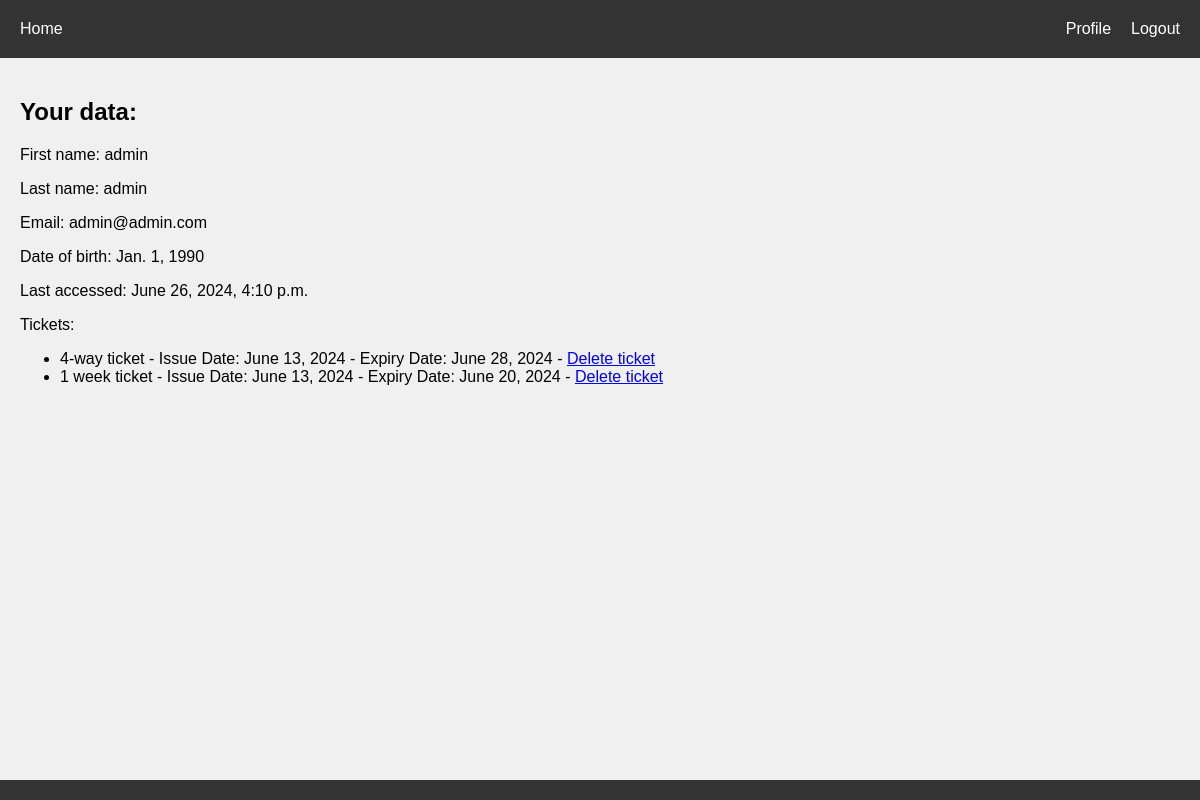
/users/data/ (signed in), run on an earlier commit of the app's database.
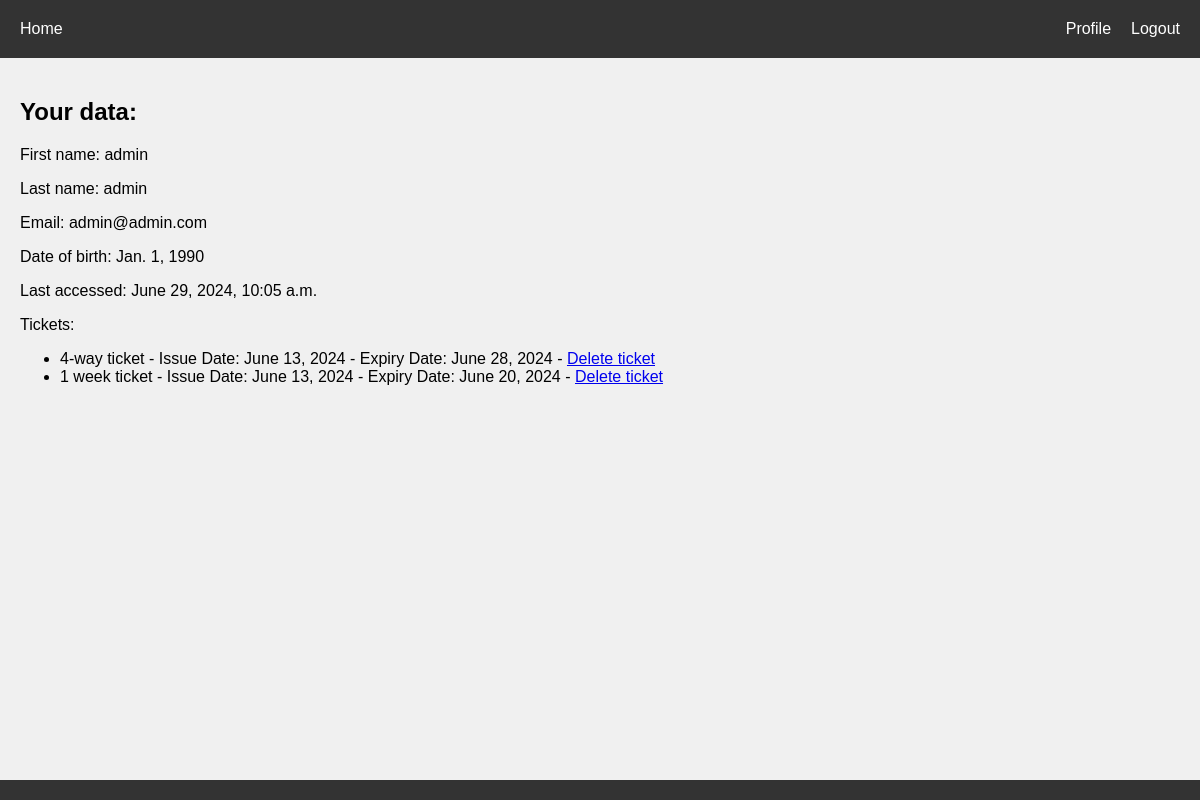
And on a later commit of the database.
### users/models.py (models this page shows, shortened)
class CustomUser(AbstractBaseUser):
    first_name = models.CharField(max_length=200)
    last_name = models.CharField(max_length=200)
    is_active = models.BooleanField(default=True)
    is_staff = models.BooleanField(default=False)
    is_superuser = models.BooleanField(default=False)
    email = models.EmailField(unique=True)
    date_of_birth = models.DateField()
    created = models.DateTimeField(auto_now_add=True)
    tickets = models.ManyToManyField(Tickets, through=UserTickets, blank=True)
    objects = CustomUserManager()
    USERNAME_FIELD = 'email'
    REQUIRED_FIELDS = ['first_name', 'last_name', 'date_of_birth']

### tickets/models.py (models this page shows, shortened)
class UserTickets(models.Model):
    user = models.ForeignKey('users.CustomUser', on_delete=models.CASCADE)
    ticket = models.ForeignKey(Tickets, on_delete=models.CASCADE)
    issue_date = models.DateField()
    expiry_date = models.DateField()

class Tickets(models.Model):
    name = models.CharField(max_length=24)
    text = models.TextField()
    created = models.DateTimeField(auto_now_add=True)
    duration = models.IntegerField(help_text="Duration in days", default=1)
    location = models.ForeignKey(Locations, on_delete=models.CASCADE, related_name='tickets', null=True, blank=True, default=1)

### users/views.py (the view)
# urls.py: path('data/', views.data, name='data')
@login_required
def data(request):
    user_tickets = request.user.usertickets_set.all()
    return render(request, 'users/data.html', {'user_tickets': user_tickets})

### users/templates/users/data.html
{% extends "base.html" %}
{% block content %}
    <h2>Your data:</h2>
    <p>First name: {{ user.first_name }} </p>
    <p>Last name: {{ user.last_name }} </p>
    <p>Email: {{ user.email }}</p>
    <p>Date of birth: {{ user.date_of_birth }}</p>
    <p>Last accessed: {{ user.last_login }}</p>
    <p>Tickets: </p>
    <ul>
        {% for user_ticket in user_tickets %}
            <li>{{ user_ticket.ticket.name }} - Issue Date: {{ user_ticket.issue_date }} - Expiry Date: {{ user_ticket.expiry_date }} - <a href="{% url 'tickets_delete' pk=user_ticket.id %}">Delete ticket</a>
        {% empty %}
            <li>No ticket available.</li>
        {% endfor %}
    </ul>
{% endblock %}

### templates/base.html (shortened to what this page needs)
<!DOCTYPE html>
<html>
<head>
    {% load static %}
    <link rel="stylesheet" href="{% static 'css/style.css' %}">
</head>
<body>
    <header>
        <nav>
            <ul class="nav-left">
                <li><a href="{% url 'home' %}">Home</a></li>
            </ul>
            <ul class="nav-right">
                {% if user.is_authenticated %}
                    <li><a href="{% url 'profile' %}">Profile</a></li>
                    <li>
                        <form method="post" action="{% url 'logout' %}" style="display: inline;">
                            <button type="submit" style="background: none; border: none; padding: 0; cursor: pointer; color: white; font-size: inherit;">Logout</button>
                        </form>
                    </li>
                {% else %}
                    <li><a href="{% url 'login' %}">Login</a></li>
                    <li><a href="{% url 'register' %}">Register</a></li>
                {% endif %}
            </ul>
        </nav>
    </header>
    <main>
        {% block content %}
        {% endblock %}
    </main>
    <footer>
    </footer>
</body>
</html>

### static/css/style.css (style rules this page uses)
body { font-family: Arial, sans-serif; background-color: #f0f0f0; margin: 0; padding: 0; }
header { background-color: #333; color: white; padding: 10px 0; text-align: center; }
nav { display: flex; justify-content: space-between; align-items: center; background-color: #333; padding: 10px; }
nav ul { list-style: none; margin: 0; padding: 0; display: flex; }
nav ul li { margin: 0 10px; }
nav ul li a, nav ul li button { color: white; text-decoration: none; }
.nav-left { display: flex; justify-content: flex-start; flex: 1; }
.nav-right { display: flex; justify-content: flex-end; flex: 1; }
main { padding: 20px; }
footer { background-color: #333; color: white; text-align: center; padding: 10px 0; position: absolute; bottom: 0; width: 100%; }

What changed in the data, as far as the page shows it:
changed CustomUser "admin": last_login "June 26, 2024, 4:10 p.m." → "June 29, 2024, 10:05 a.m."
